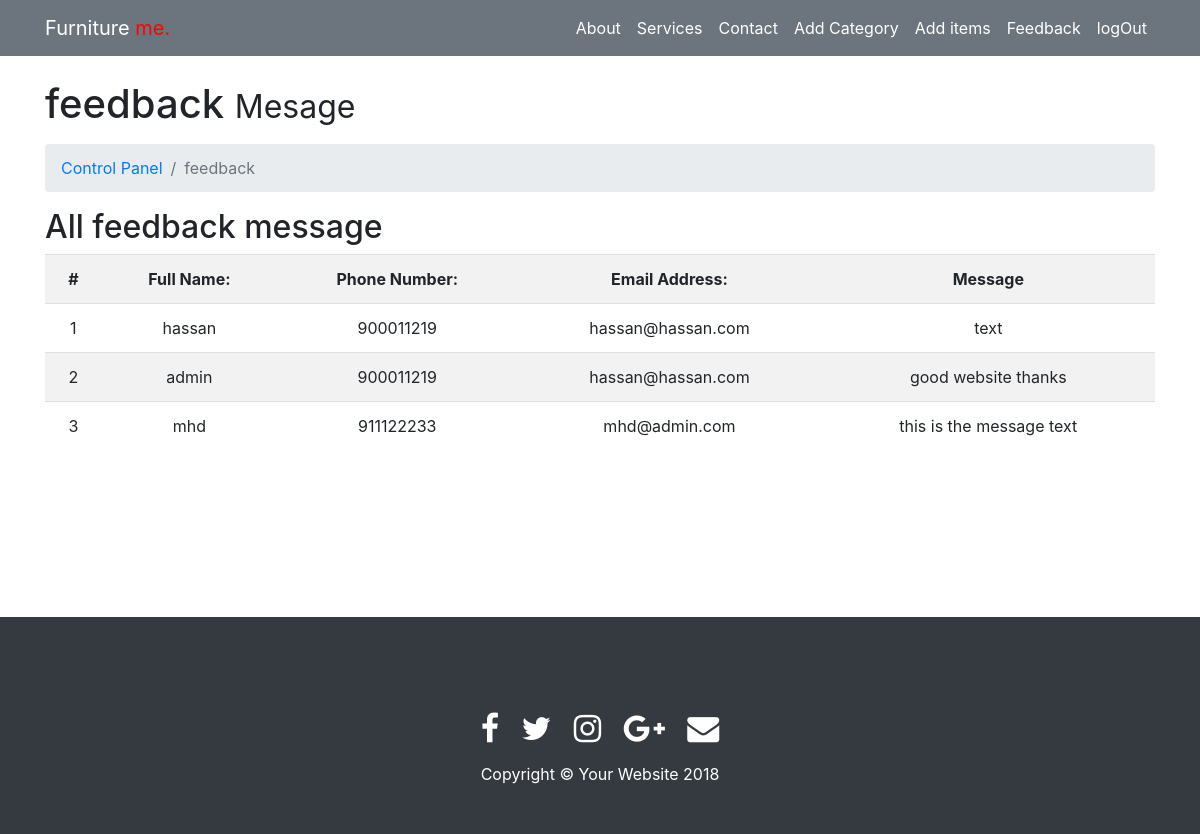
Page /cp/feedback.php (signed in) on the committed database.
### tables this page shows
CREATE TABLE IF NOT EXISTS `feedback` (
  `f_id` int(11) NOT NULL AUTO_INCREMENT,
  `full_name` varchar(50) NOT NULL,
  `phone_number` int(11) NOT NULL,
  `email` varchar(50) NOT NULL,
  `message` varchar(200) NOT NULL,
  PRIMARY KEY (`f_id`)
);

### cp/feedback.php (the view, shortened to what this page needs)
<?php
include("header2.php");
if ((!isset($_SESSION['user'])) && (!isset($_SESSION['psw'])))
{
		header('location:../index.php');
}
else{
	$sql="select * from feedback";
	$query=mysql_query($sql);
}
?>
    <div class="container">
      <h1 class="mt-4 mb-3">feedback
        <small>Mesage</small>
      </h1>
      <ol class="breadcrumb">
        <li class="breadcrumb-item">
          <a href="#">Control Panel</a>
        </li>
        <li class="breadcrumb-item active">feedback</li>
      </ol>
      <div class="row">
        <div class="col-lg-12">
          <h2>All feedback message</h2>
          <table class="table table-striped text-center" >
                <tr>
                  <th scope="col">#</th>
                  <th scope="col">Full Name:</th>
                  <th scope="col">Phone Number:</th>
                  <th scope="col">Email Address:</th>
                  <th scope="col">Message</th>
                </tr>
				<?php
					while($result=mysql_fetch_row($query))
					{
					echo "<tr>";
					for($i=0;$i<count($result);$i++)
						{
							echo "<td>$result[$i]</td>";
						}
					echo"</tr>";
					}
				 ?>
            </table>
        </div>
      </div>
      <div class="row">
        <div class="col-lg-12" style="margin-bottom: 150px;">
        </div>
      </div>
    </div>
<?php
include("../footer.php");
?>

### css/modern-business.css (style rules this page uses)
body { padding-top: 54px; }
@media (min-width: 992px) { body { padding-top: 56px; } }

### rows in the picture
feedback: f_id "1", full_name "hassan", phone_number "900011219", email "hassan@hassan.com", message "text"
feedback: f_id "2", full_name "admin", phone_number "900011219", email "hassan@hassan.com", message "good website thanks"
feedback: f_id "3", full_name "mhd", phone_number "911122233", email "mhd@admin.com", message "this is the message text"
